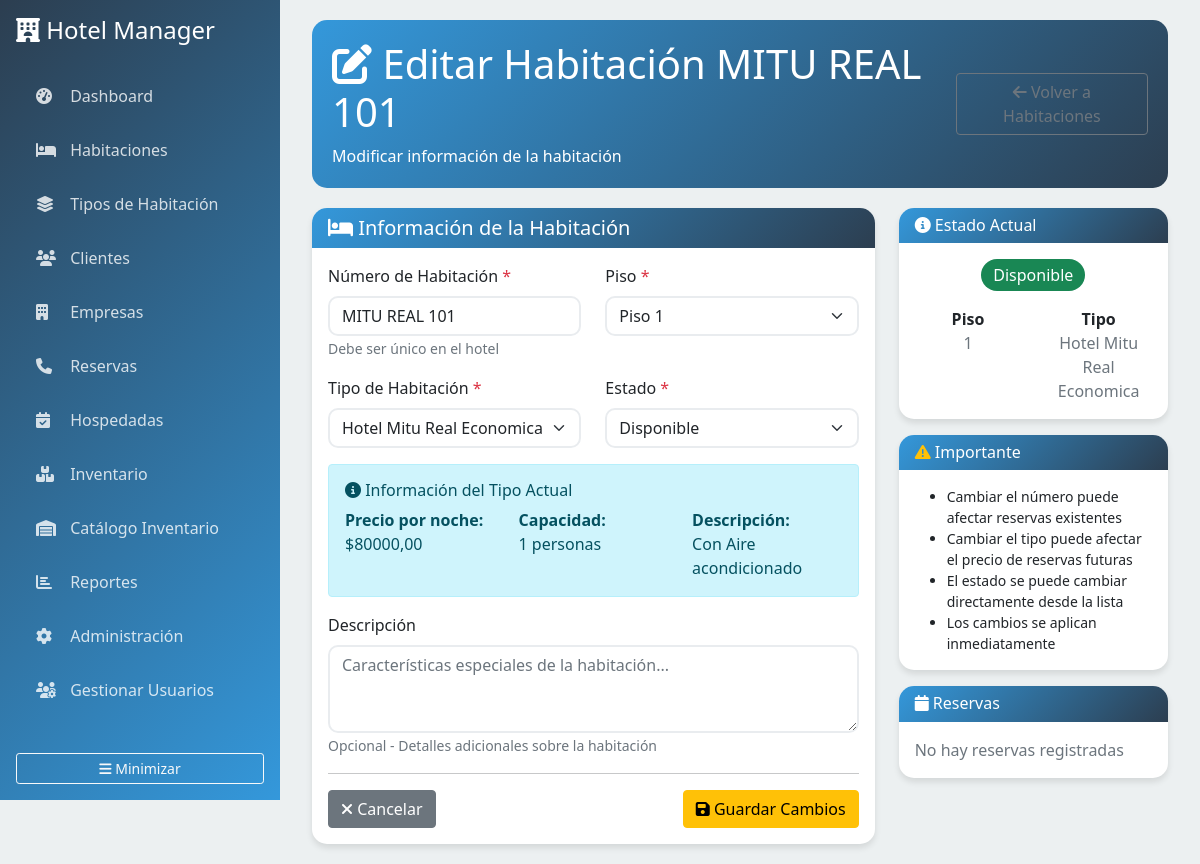
The app's page /habitaciones/17/editar/ with its own data.
### hotel/models.py (models this page shows, shortened)
class Habitacion(models.Model):
    ESTADOS = [
        ('disponible', 'Disponible'),
        ('ocupada', 'Ocupada'),
        ('mantenimiento', 'En Mantenimiento'),
        ('limpieza', 'En Limpieza'),
    ]
    numero = models.CharField(max_length=10, unique=True, verbose_name="Número de Habitación")
    tipo = models.ForeignKey(TipoHabitacion, on_delete=models.CASCADE, verbose_name="Tipo")
    piso = models.PositiveIntegerField(verbose_name="Piso")
    estado = models.CharField(max_length=20, choices=ESTADOS, default='disponible', verbose_name="Estado")
    descripcion = models.TextField(blank=True, verbose_name="Descripción")
    class Meta:
        verbose_name = "Habitación"
        verbose_name_plural = "Habitaciones"
        ordering = ['numero']

class TipoHabitacion(models.Model):
    nombre = models.CharField(max_length=50, verbose_name="Tipo de Habitación")
    precio_por_noche = models.DecimalField(
        max_digits=10,
        decimal_places=2,
        validators=[MinValueValidator(Decimal('0.01'))],
        verbose_name="Precio por Noche"
    )
    descripcion = models.TextField(blank=True, verbose_name="Descripción")
    capacidad_personas = models.PositiveIntegerField(default=1, verbose_name="Capacidad de Personas")
    class Meta:
        verbose_name = "Tipo de Habitación"
        verbose_name_plural = "Tipos de Habitación"

### hotel/views.py (the view, shortened to what this page needs)
# urls.py: path('habitaciones/<int:habitacion_id>/editar/', views.habitacion_edit, name='habitacion_edit'),
def habitacion_edit(request, habitacion_id):
    habitacion = get_object_or_404(Habitacion, id=habitacion_id)
    reservas_activas = Reserva.objects.filter(
        habitacion=habitacion,
        estado__in=['confirmada', 'en_curso']
    ).count()
    context = {
        'habitacion': habitacion,
        'tipos_habitacion': TipoHabitacion.objects.all(),
        'pisos_disponibles': range(1, 11),
        'estados_habitacion': Habitacion.ESTADOS,
        'reservas_activas': reservas_activas,
    }
    return render(request, 'hotel/habitacion_edit.html', context)

### templates/hotel/habitacion_edit.html (shortened to what this page needs)
{% extends 'base.html' %}
{% block content %}
<div class="page-header d-flex justify-content-between align-items-center">
    <div>
        <h1><i class="fas fa-edit"></i> Editar Habitación {{ habitacion.numero }}</h1>
        <p class="mb-0">Modificar información de la habitación</p>
    </div>
    <div>
        <a href="{% url 'hotel:habitaciones' %}" class="btn btn-outline-secondary">
            <i class="fas fa-arrow-left"></i> Volver a Habitaciones
        </a>
    </div>
</div>
<div class="row">
    <div class="col-md-8">
        <div class="card">
            <div class="card-header">
                <h5 class="mb-0"><i class="fas fa-bed"></i> Información de la Habitación</h5>
            </div>
            <div class="card-body">
                <form method="post">
                    <div class="row">
                        <div class="col-md-6 mb-3">
                            <label for="numero" class="form-label">Número de Habitación <span class="text-danger">*</span></label>
                            <input type="text" name="numero" id="numero" class="form-control"
                                   value="{{ habitacion.numero }}" placeholder="Ej: 101, 205, A-12" required>
                            <small class="text-muted">Debe ser único en el hotel</small>
                        </div>
                        <div class="col-md-6 mb-3">
                            <label for="piso" class="form-label">Piso <span class="text-danger">*</span></label>
                            <select name="piso" id="piso" class="form-select" required>
                                {% for piso in pisos_disponibles %}
                                <option value="{{ piso }}" {% if piso == habitacion.piso %}selected{% endif %}>
                                    Piso {{ piso }}
                                </option>
                                {% endfor %}
                            </select>
                        </div>
                    </div>
                    <div class="row">
                        <div class="col-md-6 mb-3">
                            <label for="tipo_id" class="form-label">Tipo de Habitación <span class="text-danger">*</span></label>
                            <select name="tipo_id" id="tipo_id" class="form-select" required onchange="actualizarInfoTipo()">
                                {% for tipo in tipos_habitacion %}
                                <option value="{{ tipo.id }}"
                                        {% if tipo.id == habitacion.tipo.id %}selected{% endif %}
                                        data-precio="{{ tipo.precio_por_noche }}"
                                        data-capacidad="{{ tipo.capacidad_personas }}"
                                        data-descripcion="{{ tipo.descripcion }}">
                                    {{ tipo.nombre }} - ${{ tipo.precio_por_noche }}/noche
                                </option>
                                {% endfor %}
                            </select>
                        </div>
                        <div class="col-md-6 mb-3">
                            <label for="estado" class="form-label">Estado <span class="text-danger">*</span></label>
                            <select name="estado" id="estado" class="form-select" required>
                                {% for value, label in estados_habitacion %}
                                <option value="{{ value }}" {% if value == habitacion.estado %}selected{% endif %}>
                                    {{ label }}
                                </option>
                                {% endfor %}
                            </select>
                        </div>
                    </div>
                    <div id="info-tipo" class="alert alert-info">
                        <h6><i class="fas fa-info-circle"></i> Información del Tipo Actual</h6>
                        <div class="row">
                            <div class="col-md-4">
                                <strong>Precio por noche:</strong><br>
                                <span id="precio-tipo">${{ habitacion.tipo.precio_por_noche }}</span>
                            </div>
                            <div class="col-md-4">
                                <strong>Capacidad:</strong><br>
                                <span id="capacidad-tipo">{{ habitacion.tipo.capacidad_personas }} personas</span>
                            </div>
                            <div class="col-md-4">
                                <strong>Descripción:</strong><br>
                                <span id="descripcion-tipo">{{ habitacion.tipo.descripcion|default:"Sin descripción" }}</span>
                            </div>
                        </div>
                    </div>
                    <div class="mb-3">
                        <label for="descripcion" class="form-label">Descripción</label>
                        <textarea name="descripcion" id="descripcion" class="form-control" rows="3"
                                  placeholder="Características especiales de la habitación...">{{ habitacion.descripcion }}</textarea>
                        <small class="text-muted">Opcional - Detalles adicionales sobre la habitación</small>
                    </div>
                    <hr>
                    <div class="d-flex justify-content-between">
                        <a href="{% url 'hotel:habitaciones' %}" class="btn btn-secondary">
                            <i class="fas fa-times"></i> Cancelar
                        </a>
                        <button type="submit" class="btn btn-warning">
                            <i class="fas fa-save"></i> Guardar Cambios
                        </button>
                    </div>
                </form>
            </div>
        </div>
    </div>
    <div class="col-md-4">
        <div class="card">
            <div class="card-header">
                <h6 class="mb-0"><i class="fas fa-info-circle"></i> Estado Actual</h6>
            </div>
            <div class="card-body">
                <div class="text-center mb-3">
                    <div class="badge fs-6 {% if habitacion.estado == 'disponible' %}bg-success{% elif habitacion.estado == 'ocupada' %}bg-danger{% elif habitacion.estado == 'mantenimiento' %}bg-warning{% else %}bg-info{% endif %}">
                        {{ habitacion.get_estado_display }}
                    </div>
                </div>
                <div class="row text-center">
                    <div class="col-6">
                        <strong>Piso</strong><br>
                        <span class="text-muted">{{ habitacion.piso }}</span>
                    </div>
                    <div class="col-6">
                        <strong>Tipo</strong><br>
                        <span class="text-muted">{{ habitacion.tipo.nombre }}</span>
                    </div>
                </div>
            </div>
        </div>
        <div class="card mt-3">
            <div class="card-header">
                <h6 class="mb-0"><i class="fas fa-exclamation-triangle text-warning"></i> Importante</h6>
            </div>
            <div class="card-body">
                <ul class="small mb-0">
                    <li>Cambiar el número puede afectar reservas existentes</li>
                    <li>Cambiar el tipo puede afectar el precio de reservas futuras</li>
                    <li>El estado se puede cambiar directamente desde la lista</li>
                    <li>Los cambios se aplican inmediatamente</li>
                </ul>
            </div>
        </div>
        <div class="card mt-3">
            <div class="card-header">
                <h6 class="mb-0"><i class="fas fa-calendar"></i> Reservas</h6>
            </div>
            <div class="card-body">
                {% if habitacion.reserva_set.count > 0 %}
                <p class="mb-1"><strong>Total reservas:</strong> {{ habitacion.reserva_set.count }}</p>
                <p class="mb-1"><strong>Activas:</strong> {{ reservas_activas }}</p>
                <small class="text-muted">Tenga cuidado al modificar habitaciones con reservas activas</small>
                {% else %}
                <p class="text-muted mb-0">No hay reservas registradas</p>
                {% endif %}
            </div>
        </div>
    </div>
</div>
{% endblock %}

### templates/base.html (style rules this page uses)
:root { --primary-color: #2c3e50; --secondary-color: #3498db; --success-color: #27ae60; --warning-color: #f39c12; --danger-color: #e74c3c; --light-bg: #ecf0f1; }
body { background-color: var(--light-bg); font-family: 'Segoe UI', Tahoma, Geneva, Verdana, sans-serif; }
.card { border: none; border-radius: 15px; box-shadow: 0 4px 6px rgba(0, 0, 0, 0.1); transition: transform 0.3s ease; }
.card-header { background: linear-gradient(135deg, var(--secondary-color), var(--primary-color)); color: white; border-radius: 15px 15px 0 0 !important; border: none; }
.badge { padding: 8px 12px; border-radius: 20px; font-weight: 500; }
.form-control, .form-select { border-radius: 10px; border: 2px solid #e9ecef; transition: all 0.3s ease; }
.page-header { background: linear-gradient(135deg, var(--secondary-color), var(--primary-color)); color: white; padding: 20px; border-radius: 15px; margin-bottom: 20px; }

### records on screen
Habitacion: numero "MITU REAL 101", piso "Piso 1", tipo_id "Hotel Mitu Real Economica - $80000,00/noche", estado "Disponible", tipo.precio_por_noche "80000,00", tipo.capacidad_personas "1", tipo.descripcion "Con Aire acondicionado", piso "1", tipo.nombre "Hotel Mitu Real Economica"
